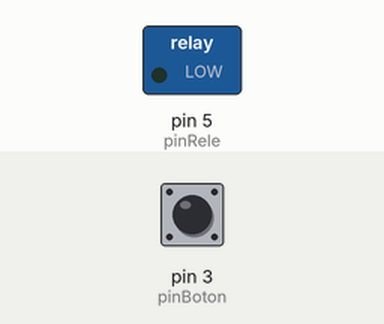
This sketch was run on a simulated Arduino Uno, built with avr-gcc and run on an emulated ATmega328P. Parts: switched loads named in the sketch (green lamp = pin HIGH). The inputs (shaded band) are chosen by the test bench; at power-on: pin 3 (pinBoton) HIGH.

Above: at 1.2 s.
1.3 s: pin 3 (pinBoton) pulled LOW for 3.2 s
At 2.2 s:
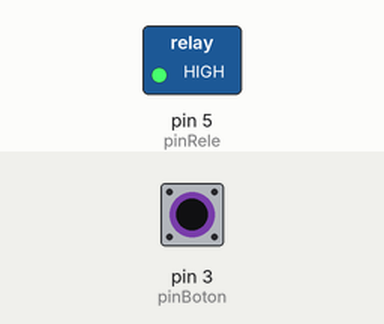
7.5 s: pin 3 (pinBoton) pulled LOW for 0.15 s
At 8.1 s:
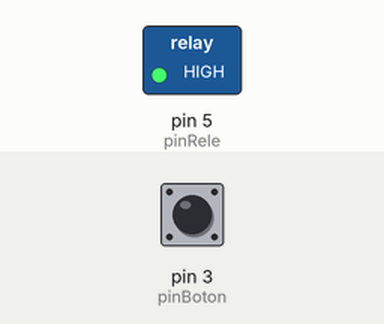
10.6 s: pin 3 (pinBoton) pulled LOW for 1 s
At 13.9 s:
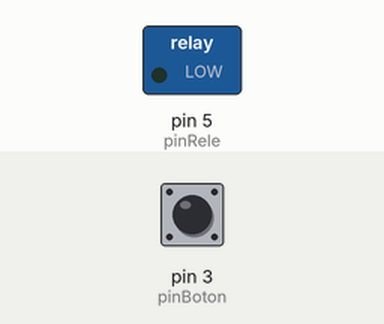
Timing chart, 0 to 15.4 s (numbered marks = the images above; inputs shaded):
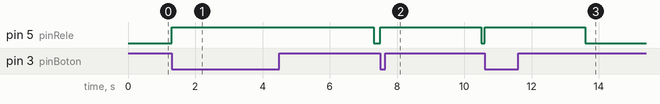

The sketch:

codigo.ino
```cpp
const int8_t pinRele = 5;   //Variable para el pin del rele
const int8_t pinBoton = 3;  //Variable para el pin del boton

void setup() {
  // put your setup code here, to run once:

  pinMode(pinRele, OUTPUT);
  pinMode(pinBoton, INPUT_PULLUP);    // uso de la resistencia pull-up

}

void loop() {
  // put your main code here, to run repeatedly:

  // Deteccion presion del boton
  if (digitalRead(pinBoton) == LOW) {
    digitalWrite(pinRele, HIGH);
    delay(3000);
  }

  digitalWrite(pinRele, LOW);
}
```

Measured:
- after the input at 1.3 s, pin 5 (pinRele): LOW → HIGH at once, → LOW 6.0 s later
- after the input at 7.5 s, pin 5 (pinRele): LOW → HIGH at once, → LOW 3.0 s later
- after the input at 10.6 s, pin 5 (pinRele): LOW → HIGH at once, → LOW 3.0 s later
